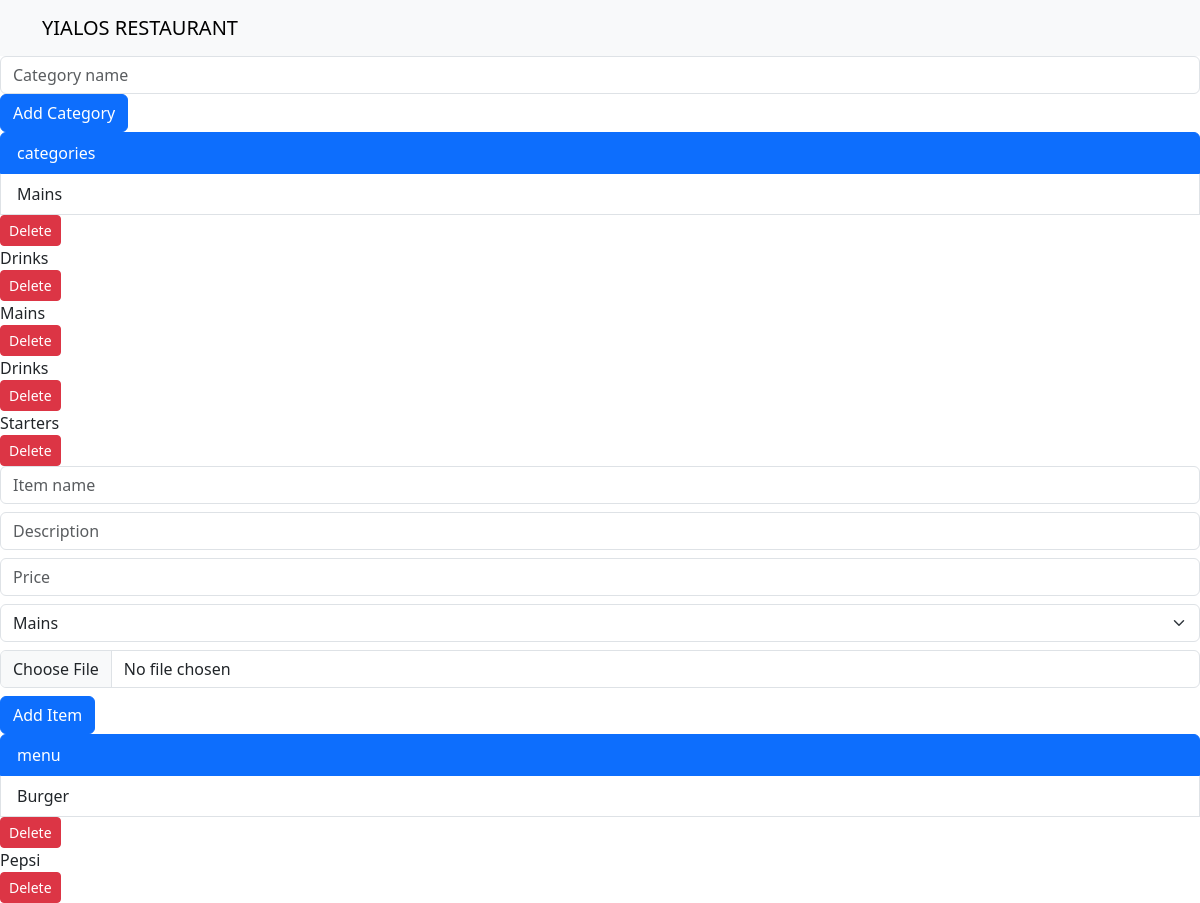
Before: /admin/menu (signed in) with the older database file.
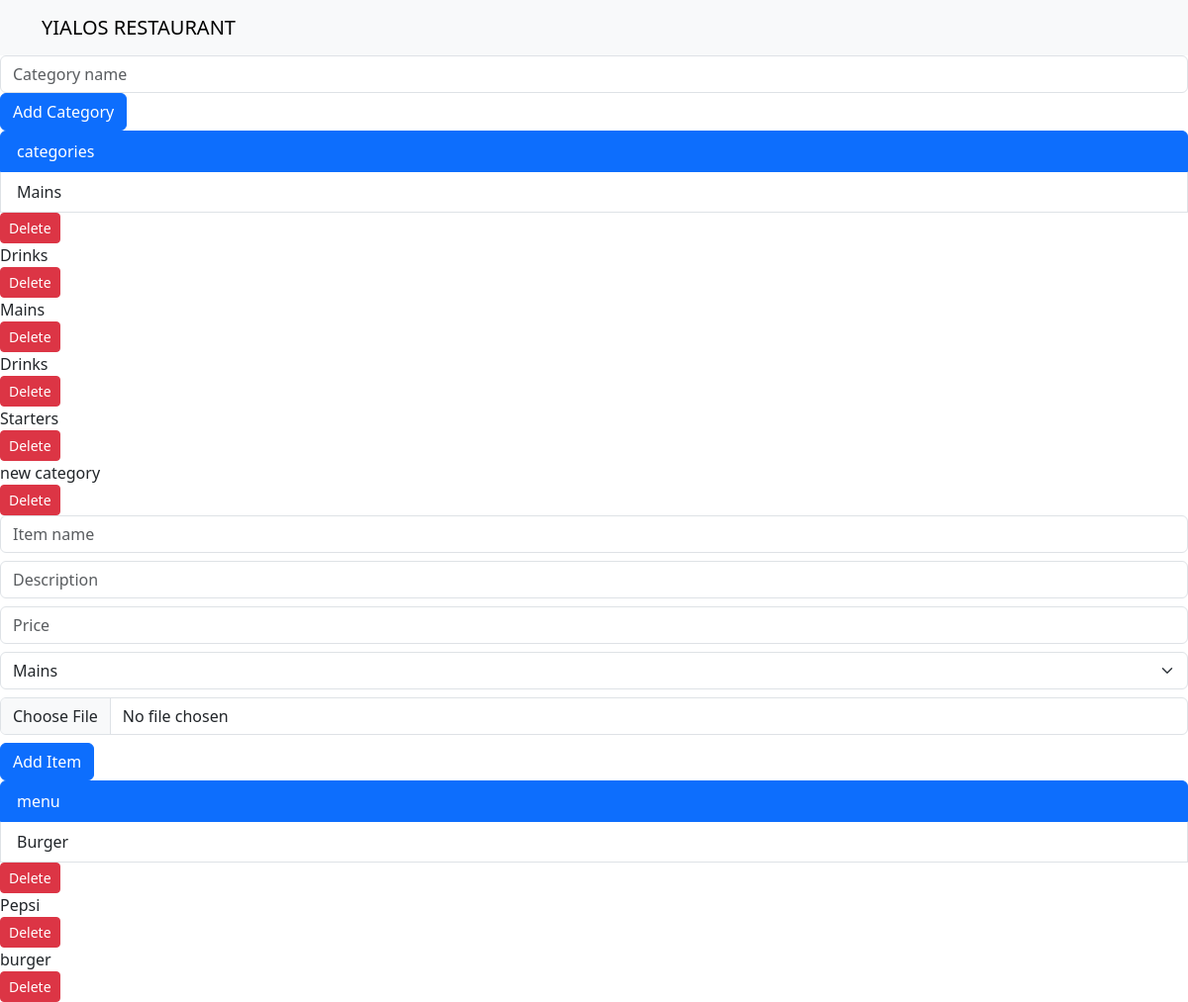
After: the same page with the newer database file.
### tables this page shows
CREATE TABLE category(id integer primary key autoincrement, name varchar not null);

CREATE TABLE menu_item(
    id INTEGER PRIMARY KEY AUTOINCREMENT,
    name VARCHAR NOT NULL,
    description TEXT,
    price DECIMAL,
    is_available BOOLEAN,
    category_id INTEGER, image_path VARCHAR,
    FOREIGN KEY (category_id) REFERENCES category(id)
);

### app.py (the view)
@app.route('/admin/menu')
@login_required
def admin_menu():
    categories = get_category()
    menus = get_menu_item()
    return render_template('admin_menu.html', categories=categories, menus=menus)

### app.py (called while the page is built)
def login_required(f):       # f = the function below @login_required
    @wraps(f)                # keep original function name
    def decorated(*args, **kwargs):  # catch ALL arguments Flask passes
        if not session.get('logged_in'):  # check if logged in
            return redirect('/login')      # not logged in → send to login
        return f(*args, **kwargs)          # logged in → run the real function
    return decorated                       # return the wrapped function

### database.py (called while the page is built)
def get_category():
    conn = get_connection()
    cursor = conn.cursor()
    cursor.execute('select * from category')
    categories = cursor.fetchall()
    conn.close()
    return categories

def get_connection():
    conn = sqlite3.connect('db.sqlite3')
    conn.row_factory = sqlite3.Row
    return conn

def get_menu_item():
    conn = get_connection()
    cursor = conn.cursor()
    cursor.execute('select * from menu_item')
    items = cursor.fetchall()
    conn.close()
    return items

### templates/admin_menu.html (shortened to what this page needs)
{% extends "layout.html" %}
{% block content %}
<form method="POST" action="/admin/category/add">
    <input type="text" name="cate_name" class="form-control" placeholder="Category name">
    <button type="submit" class="btn btn-primary">Add Category</button>
</form>
<ul class="list-group">
  <li class="list-group-item active" aria-current="true">categories</li>
{% for cate in categories %}
  <li class="list-group-item">{{ cate['name'] }}</li>
<form method="POST" action="/admin/delete/category">
    <button type="submit" class="btn btn-danger btn-sm">Delete</button>
</form>
</ul>
{% endfor %}
<form method="POST" action="/admin/menu/add" enctype="multipart/form-data">
    <input type="text" name="menu_name" class="form-control mb-2" placeholder="Item name">
    <input type="text" name="description" class="form-control mb-2" placeholder="Description">
    <input type="number" step="0.01" name="price" class="form-control mb-2" placeholder="Price">
    <select name="category" class="form-select mb-2">
        {% for cate in categories %}
        <option value="{{ cate['id'] }}">{{ cate['name'] }}</option>
        {% endfor %}
    </select>
    <input type="file" name="image_path" class="form-control mb-2">
    <button type="submit" class="btn btn-primary">Add Item</button>
</form>
<ul class="list-group">
  <li class="list-group-item active" aria-current="true">menu</li>
{% for menu in menus %}
  <li class="list-group-item">{{ menu['name'] }}</li>
  <form method="POST" action="/admin/delete/menu">
    <button type="submit" class="btn btn-danger btn-sm">Delete</button>
  </form>
</ul>
{% endfor %}
{% endblock %}

Changed rows visible on the page:
added category: name "new category"
added menu_item: name "burger"
